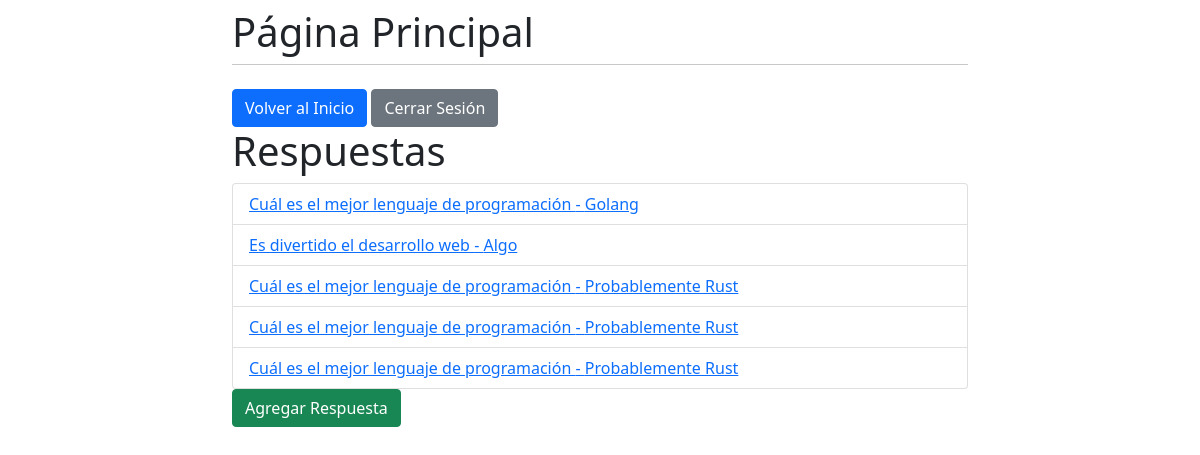
Page / (signed in) on the earlier database version.
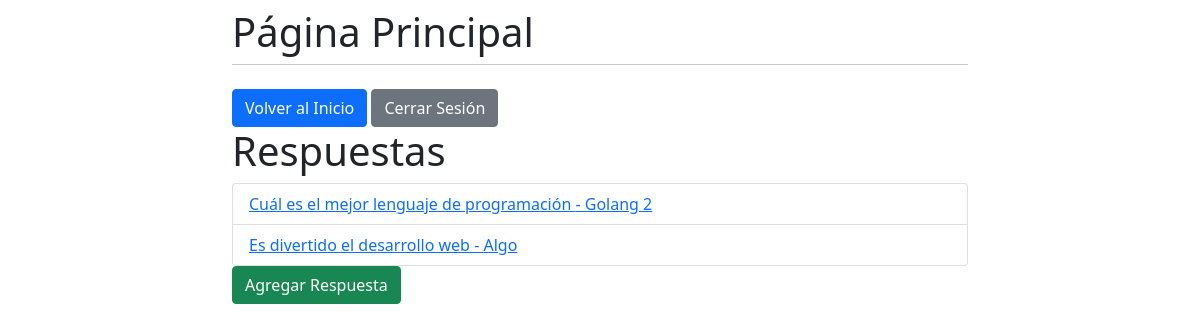
Same page on the later database version.
### preguntas/models.py (models this page shows, shortened)
class Choice(models.Model):
    user = models.ForeignKey(User, on_delete=models.CASCADE)
    question = models.ForeignKey(Question, on_delete=models.CASCADE)
    choice_text = models.CharField(max_length=200)
    votes = models.IntegerField(default=0)
    def __str__(self):
        return self.choice_text

class Question(models.Model):
    question_text = models.CharField(max_length=200)
    pub_date = models.DateTimeField('date published')
    def __str__(self):
        return self.question_text

### preguntas/views.py (the view)
# urls.py: path('', views.ListarRespuestas.as_view(), name='index'),
class ListarRespuestas(LoginRequiredMixin, ListView):
    model = Choice
    template_name = 'listar_respuestas.html'
    def get_queryset(self):
        return Choice.objects.filter(user=self.request.user)

### templates/listar_respuestas.html
{% extends 'base_generic.html' %}
{% block content %}
<h1>Respuestas</h1>
<ul class="list-group">
    {% for choice in object_list %}
        <li class="list-group-item"><a href="{% url 'detalle-respuesta' choice.id %}">{{ choice.question }} - {{ choice }}</a></li>
    {% empty %}
        <li>Todavía no respondes ninguna pregunta.</li>
    {% endfor %}
    </ul>
    <a href="{% url 'agregar-respuesta' %}"><button type="button" class="btn btn-success">Agregar Respuesta</button></a>
{% endblock %}

### templates/base_generic.html (shortened to what this page needs)
<!DOCTYPE html>
<html lang="en">
<head>
    <link href="https://cdn.jsdelivr.net/npm/bootstrap@5.1.3/dist/css/bootstrap.min.css" rel="stylesheet"
>
</head>
<body>
<div class="container">
    <div class="row justify-content-center">
        <div class="col-8">
            <h1 class="mt-2">Página Principal</h1>
            <hr class="mt-0 mb-4">
            <a href="{% url 'index' %}"><button type="button" class="btn btn-primary">Volver al Inicio</button></a>
            {% if user.is_authenticated %}
                <a href="{% url 'logout' %}"><button type="button" class="btn btn-secondary">Cerrar Sesión</button></a>
            {% endif %}
            {% block content %}
            {% endblock %}
        </div>
    </div>
</div>
</body>
</html>

Differences in the rows shown:
removed Choice: question "Cuál es el mejor lenguaje de programación", choice_text "Probablemente Rust"
removed Choice: question "Cuál es el mejor lenguaje de programación", choice_text "Probablemente Rust"
removed Choice: question "Cuál es el mejor lenguaje de programación", choice_text "Probablemente Rust"
changed Choice "Cuál es el mejor lenguaje de programación": choice_text "Golang" → "Golang 2"
